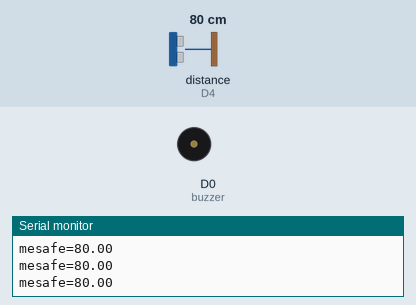
This sketch was run on a simulated ESP8266 (NodeMCU). On the bench: buzzer (waves = sounding, pin HIGH), the last lines printed to the serial monitor. Inputs (shaded band) come from the test bench; at power-on: distance to the obstacle (sensor on D4) 80 cm. The echo pulse lasts 58.3 µs per cm.

Above: at 1.2 s.
1.3 s: distance to the obstacle (sensor on D4) set to 34 cm
2.8 s: distance to the obstacle (sensor on D4) set to 28 cm
At 2.93 s:
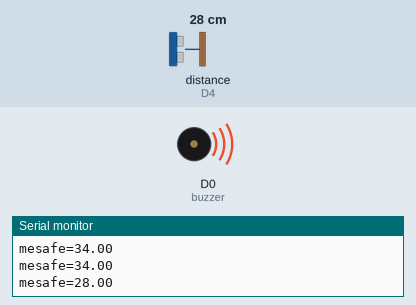
5.8 s: distance to the obstacle (sensor on D4) set to 35 cm
At 6.5 s:
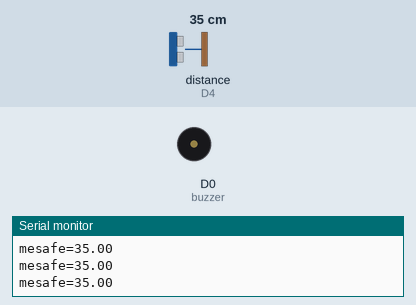
7.3 s: distance to the obstacle (sensor on D4) set to 27 cm
At 7.56 s:
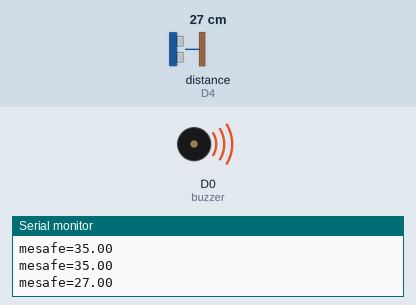
Timing chart, 0 to 11.3 s (numbered marks = the images above; inputs shaded):
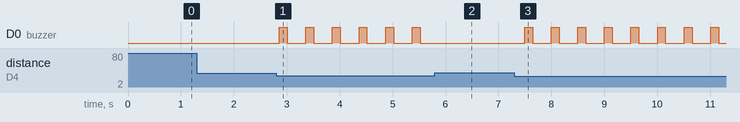

The sketch:

sketch_sep2a.ino
```cpp
#include <HCSR04.h>
#define trigPin D1
#define echoPin D4
#define buzzer D0
float mesafe=0;
UltraSonicDistanceSensor sensor(trigPin, echoPin);

void setup() {
Serial.begin(9600);
pinMode(buzzer,OUTPUT);
pinMode(trigPin,OUTPUT);
pinMode(echoPin,INPUT);

}

void loop() {
 mesafe=sensor.measureDistanceCm();
 Serial.print("mesafe=");
 Serial.println(mesafe);
 if(mesafe<=10)
 {
  digitalWrite(buzzer,HIGH);
  delay(50);
  digitalWrite(buzzer,LOW);
  delay(50);
 }
 else if(mesafe<=20)
 {
  digitalWrite(buzzer,HIGH);
  delay(100);
  digitalWrite(buzzer,LOW);
  delay(100);
 }
 else if(mesafe<=30)
 {
  digitalWrite(buzzer,HIGH);
  delay(150);
  digitalWrite(buzzer,LOW);
  delay(150);
 }
  delay(200);


}
```

Measured:
- the behaviour switches between 31 and 30 cm on distance to the obstacle (sensor on D4) (found by bisection; images 0 and 1)
- after the input at 2.8 s, D0 (buzzer): alternates HIGH for 0.15 s and LOW for 0.35 s, starting after 0.06 s
- after the input at 5.8 s, D0 (buzzer): stops changing and stays LOW
- after the input at 7.3 s, D0 (buzzer): alternates HIGH for 0.15 s and LOW for 0.35 s, starting after 0.19 s
